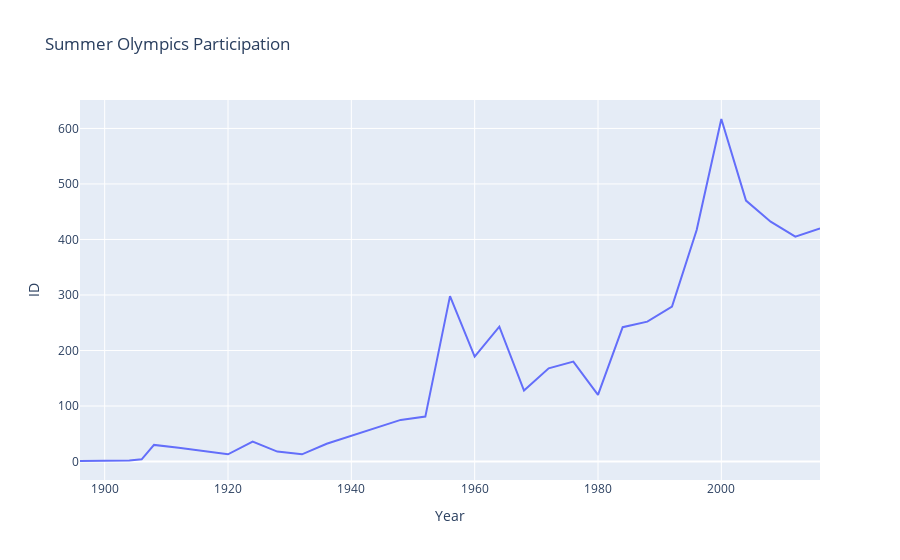

Notebook source saved alongside this figure:
### Code cell
aus_hist_part_summer.plot.line("Year", "ID")

df_aus_partition_summer = aus_hist_part_summer.reset_index()

df_aus_partition_summer.columns = ["Year", "ID"]

fig = px.line(
    df_aus_partition_summer,
    x = "Year",
    y = "ID",
    title = "Summer Olympics Participation"
)

fig.show()

### Figure 1 — Plotly figure (JSON) as saved in the notebook; plotly's stock layout.template omitted (floating-point values rounded to 4 significant figures)
{"data": [{"hovertemplate": "Year=%{x}<br>ID=%{y}<extra></extra>", "legendgroup": "", "line": {"color": "#636efa", "dash": "solid"}, "marker": {"symbol": "circle"}, "mode": "lines", "name": "", "orientation": "v", "showlegend": false, "type": "scatter", "x": [1896.0, 1900.0, 1904.0, 1906.0, 1908.0, 1912.0, 1920.0, 1924.0, 1928.0, 1932.0, 1936.0, 1948.0, 1952.0, 1956.0, 1960.0, 1964.0, 1968.0, 1972.0, 1976.0, 1980.0, 1984.0, 1988.0, 1992.0, 1996.0, 2000.0, 2004.0, 2008.0, 2012.0, 2016.0], "xaxis": "x", "y": [1, 2, 2, 4, 30, 25, 13, 36, 18, 13, 32, 75, 81, 298, 189, 243, 128, 168, 180, 120, 242, 252, 279, 417, 617, 470, 432, 405, 420], "yaxis": "y"}], "layout": {"legend": {"tracegroupgap": 0}, "title": {"text": "Summer Olympics Participation"}, "xaxis": {"anchor": "y", "domain": [0, 1], "title": {"text": "Year"}}, "yaxis": {"anchor": "x", "domain": [0, 1], "title": {"text": "ID"}}}}
